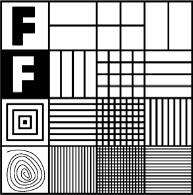
#> input picture pic.png, 193 x 195 px
$ python ex4b.py
#> lines starting #> are read from the running program, lines starting #| are printed output that depends on the picture
import numpy as np
import cv2
from matplotlib.pyplot import figure
figure(num=None, figsize=(16, 16), dpi=80, facecolor='w', edgecolor='k')
from matplotlib import pyplot as plt

def create_filters(size):

    f1  = np.ones((size))
    f2 = np.ones((size))
    f3 = np.zeros((size))
    f4 = np.zeros((size))
    for i in range(40):
        f1[: , int(size[0]/2)-20+i] = 0
        f2[int(size[0]/2)-20+i,:]=0
        f3[:, int(size[0] / 2) - 20 + i] = 1
        f4[int(size[0] / 2) - 20 + i, :] = 1
    f5 = f1+f2
    f5[f5>0] =1
    f6  = np.zeros((size))
    f6[f5==1]=0
    f6[f5==0] =1
    f7  = f3+f4
    f7[f7>0]=1
    f8 = np.zeros((size))
    f8[f7==1]=0
    f8[f7==0]=1
    return f1, f2,f3,f4,f5,f6,f7,f8


def FFT(image , f1):
    f = np.fft.fft2(image)
    fshift = np.fft.fftshift(f)
    final = fshift*f1

    final = np.fft.ifftshift(final)
    final = np.fft.ifft2(final)
    final = abs(final)
    final  = final.astype(np.uint64)
    return final

if  __name__ == "__main__":
    image = cv2.imread('pic.png' , 0)
#> image is the input picture: shape (195, 193); min 0, max 255, mean 167.2
    f1, f2,f3,f4,f5,f6,f7,f8 =   create_filters(image.shape)
    f1_image  = FFT(image ,f1)
    f2_image  = FFT(image ,f2)
#> in FFT (call 2), `final = abs(final)`:
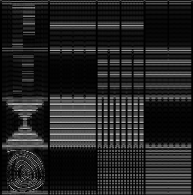
#> final: shape (195, 193) float64; min 0.00405, max 204, mean 36.3
    f3_image  = FFT(image ,f3)
#> in FFT (call 3), `final = abs(final)`:
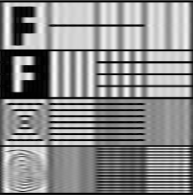
#> final: shape (195, 193) float64; min 0.00347, max 306.7, mean 167.9; drawn with min black and max white
    f4_image  = FFT(image ,f4)
#> in FFT (call 4), `final = abs(final)`:
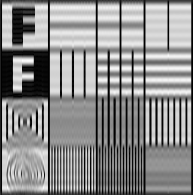
#> final: shape (195, 193) float64; min 0.00737, max 306.3, mean 168.4; drawn with min black and max white
    f5_image  = FFT(image ,f5)
#> in FFT (call 5), `final = abs(final)`:
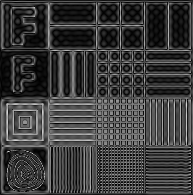
#> final: shape (195, 193) float64; min 0.0561, max 216, mean 61.4
    f6_image  = FFT(image ,f6)
#> in FFT (call 6), `final = abs(final)`:
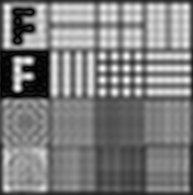
#> final: shape (195, 193) float64; min 0.208, max 339.7, mean 168.3; drawn with min black and max white
    f7_image  = FFT(image ,f7)
#> in FFT (call 7), `final = abs(final)`:
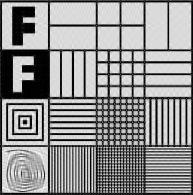
#> final: shape (195, 193) float64; min 0.0552, max 297.6, mean 169.7; drawn with min black and max white
    f8_image  = FFT(image ,f8)
#> in FFT (call 8), `final = abs(final)`:
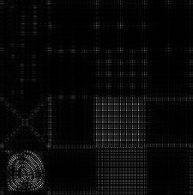
#> final: shape (195, 193) float64; min 0.0188, max 177.3, mean 9.2


    plt.subplot(2, 4, 1), plt.imshow(f1_image, cmap="gray"), plt.title('f1_image')
    plt.xticks([]), plt.yticks([])

    plt.subplot(2, 4, 2), plt.imshow(f2_image, cmap="gray"), plt.title('f2_image')
    plt.xticks([]), plt.yticks([])

    plt.subplot(2, 4, 3), plt.imshow(f3_image, cmap="gray"), plt.title('f3_image')
    plt.xticks([]), plt.yticks([])
    plt.subplot(2, 4, 4), plt.imshow(f4_image, cmap="gray"), plt.title('f4_image')
    plt.xticks([]), plt.yticks([])
    plt.subplot(2, 4, 5), plt.imshow(f5_image, cmap="gray"), plt.title('f5_image')
    plt.xticks([]), plt.yticks([])
    plt.subplot(2, 4, 6), plt.imshow(f6_image, cmap="gray"), plt.title('f6_image')
    plt.xticks([]), plt.yticks([])
    plt.subplot(2, 4, 7), plt.imshow(f7_image, cmap="gray"), plt.title('f7_image')
    plt.xticks([]), plt.yticks([])
    plt.subplot(2, 4, 8), plt.imshow(f8_image, cmap="gray"), plt.title('f8_image')
    plt.xticks([]), plt.yticks([])

    plt.show()

$ run again, with t_p.png copied over pic.png
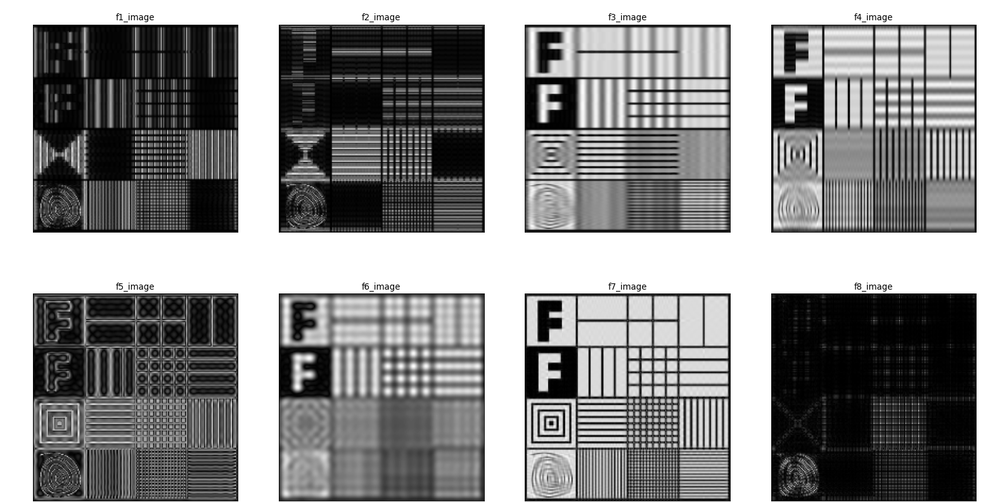
#> input picture t_p.png, 1000 x 502 px, shrunk from 1578 x 792 before the run
#> image is the input picture: shape (502, 1000); min 0, max 255, mean 142
#> in FFT (call 3), `final  = final.astype(np.uint64)`:
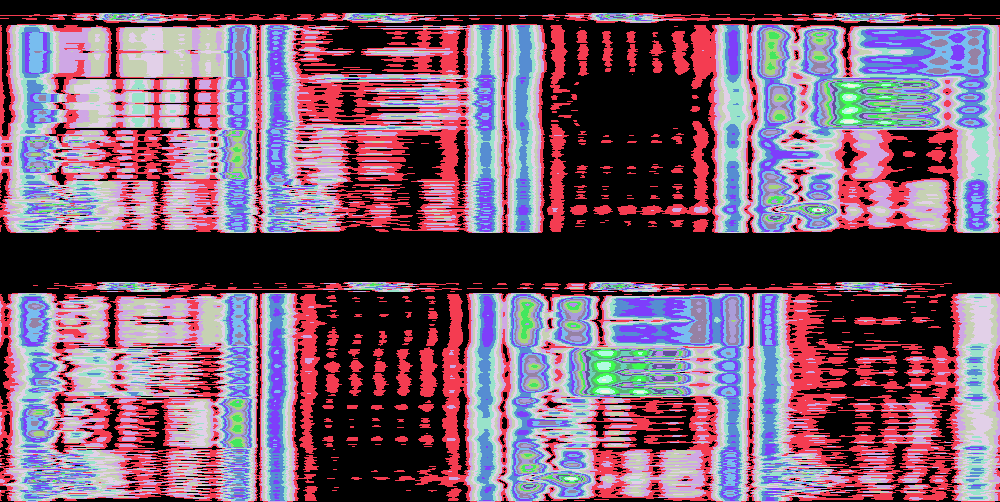
#> final: shape (502, 1000) uint64; 23 distinct labels, from 0 to 22; one colour per label, 0 black
#> in FFT (call 6), `final  = final.astype(np.uint64)`:
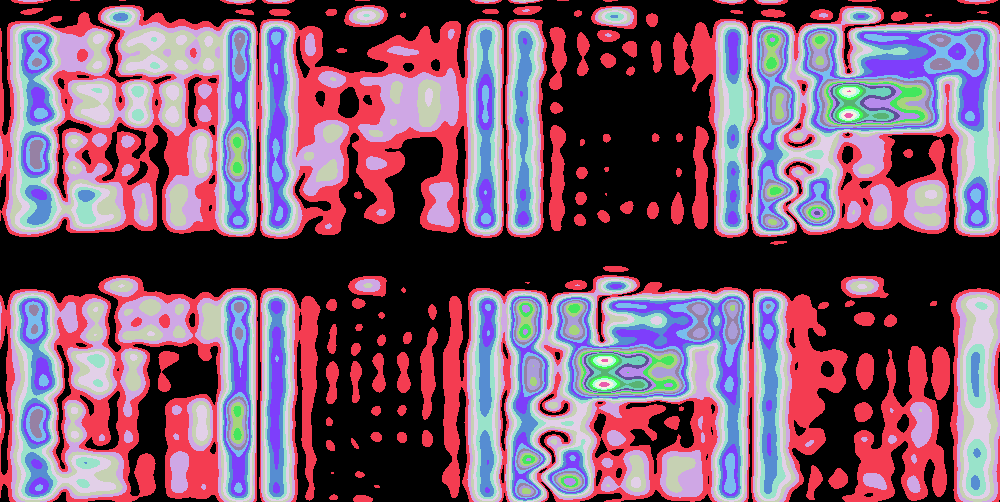
#> final: shape (502, 1000) uint64; 21 distinct labels, from 0 to 20; one colour per label, 0 black
